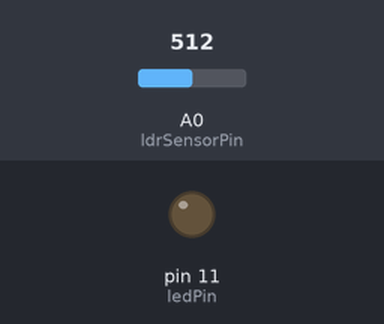
The sketch below on a simulated Arduino Uno, built with avr-gcc and run on an emulated ATmega328P. Parts: output pins drawn as LEDs (lit = HIGH). Inputs (shaded band) come from the test bench; at power-on: A0 (ldrSensorPin) = 512. What the sketch prints to the serial monitor is not drawn.

Above: at 1.3 s.
1.4 s: A0 (ldrSensorPin) set to 990
2.9 s: A0 (ldrSensorPin) set to 1015
At 4.2 s:
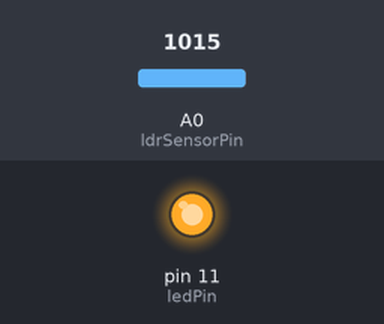
4.5 s: A0 (ldrSensorPin) set to 900
At 5.4 s:
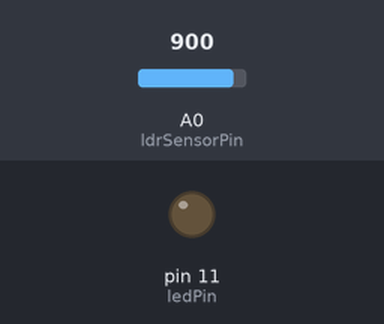
6.0 s: A0 (ldrSensorPin) set to 1023
At 6.6 s:
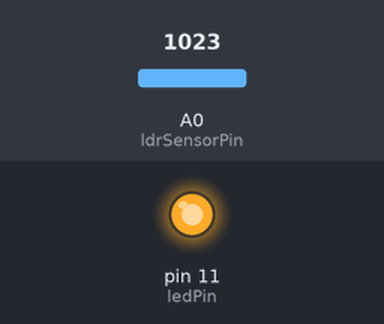
Timing chart, 0 to 8.5 s (numbered marks = the images above; inputs shaded):
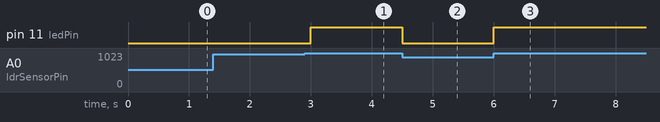

The sketch:

photoresistor_version.ino
```cpp
int ledPin = 11; // Pin where the LED is connected
int ldrSensorPin = A0; // Pin where the LDR sensor is connected
int divisorValue = 1000; // If the LDR value is higher than that value, it sends one signal through serial, otherwise, sends another

void setup()
{
  Serial.begin(9600);
  pinMode(ledPin, OUTPUT); // Defines the LED pin as output
}

void loop()
{
  int sensorValue = analogRead(ldrSensorPin);  // Reads the value from the LDR sensor

  if (sensorValue > divisorValue)
  {
    digitalWrite(ledPin, HIGH);
    Serial.print("S");
  }
  else
  {
    digitalWrite(ledPin, LOW);
    Serial.print("N");
  }
  delay(500);
}
```

Measured:
- the behaviour switches between 1000 and 1001 on A0 (ldrSensorPin) (found by bisection; images 0 and 1)
- after the input at 1.4 s, every drawn part: stays the same
- after the input at 2.9 s, pin 11 (ledPin): LOW → HIGH after 0.10 s
- after the input at 4.5 s, pin 11 (ledPin): HIGH → LOW at once
- after the input at 6.0 s, pin 11 (ledPin): LOW → HIGH at once
